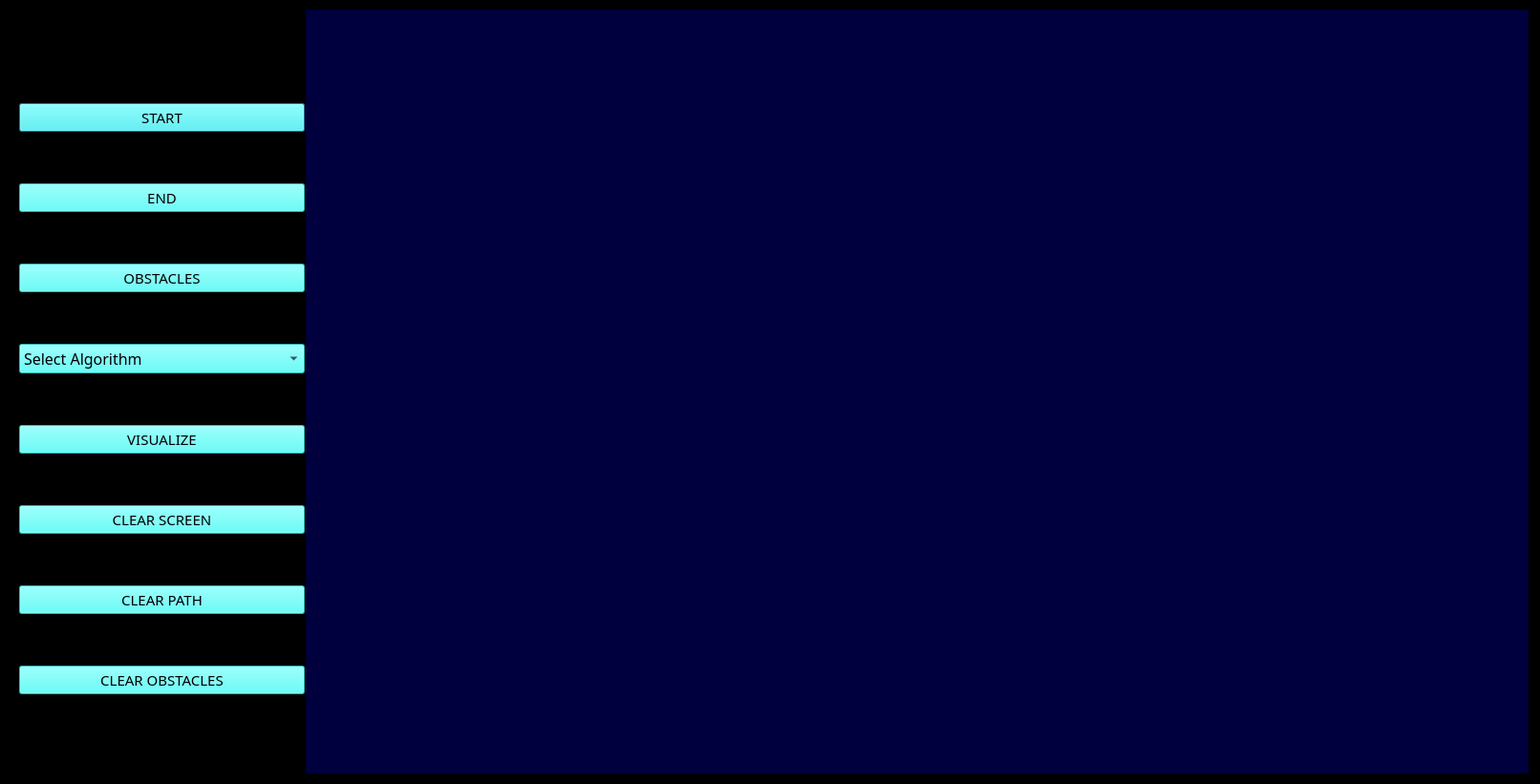
<?xml version="1.0" encoding="UTF-8"?>
<ui version="4.0">
 <class>Dialog</class>
 <widget class="QDialog" name="Dialog">
  <property name="geometry">
   <rect>
    <x>0</x>
    <y>0</y>
    <width>1612</width>
    <height>821</height>
   </rect>
  </property>
  <property name="palette">
   <palette>
    <active>
     <colorrole role="Button">
      <brush brushstyle="SolidPattern">
       <color alpha="255">
        <red>0</red>
        <green>0</green>
        <blue>0</blue>
       </color>
      </brush>
     </colorrole>
     <colorrole role="BrightText">
      <brush brushstyle="SolidPattern">
       <color alpha="255">
        <red>0</red>
        <green>0</green>
        <blue>0</blue>
       </color>
      </brush>
     </colorrole>
     <colorrole role="Base">
      <brush brushstyle="SolidPattern">
       <color alpha="255">
        <red>0</red>
        <green>0</green>
        <blue>0</blue>
       </color>
      </brush>
     </colorrole>
     <colorrole role="Window">
      <brush brushstyle="SolidPattern">
       <color alpha="255">
        <red>0</red>
        <green>0</green>
        <blue>0</blue>
       </color>
      </brush>
     </colorrole>
    </active>
    <inactive>
     <colorrole role="Button">
      <brush brushstyle="SolidPattern">
       <color alpha="255">
        <red>0</red>
        <green>0</green>
        <blue>0</blue>
       </color>
      </brush>
     </colorrole>
     <colorrole role="BrightText">
      <brush brushstyle="SolidPattern">
       <color alpha="255">
        <red>0</red>
        <green>0</green>
        <blue>0</blue>
       </color>
      </brush>
     </colorrole>
     <colorrole role="Base">
      <brush brushstyle="SolidPattern">
       <color alpha="255">
        <red>0</red>
        <green>0</green>
        <blue>0</blue>
       </color>
      </brush>
     </colorrole>
     <colorrole role="Window">
      <brush brushstyle="SolidPattern">
       <color alpha="255">
        <red>0</red>
        <green>0</green>
        <blue>0</blue>
       </color>
      </brush>
     </colorrole>
    </inactive>
    <disabled>
     <colorrole role="Button">
      <brush brushstyle="SolidPattern">
       <color alpha="255">
        <red>0</red>
        <green>0</green>
        <blue>0</blue>
       </color>
      </brush>
     </colorrole>
     <colorrole role="BrightText">
      <brush brushstyle="SolidPattern">
       <color alpha="255">
        <red>0</red>
        <green>0</green>
        <blue>0</blue>
       </color>
      </brush>
     </colorrole>
     <colorrole role="Base">
      <brush brushstyle="SolidPattern">
       <color alpha="255">
        <red>0</red>
        <green>0</green>
        <blue>0</blue>
       </color>
      </brush>
     </colorrole>
     <colorrole role="Window">
      <brush brushstyle="SolidPattern">
       <color alpha="255">
        <red>0</red>
        <green>0</green>
        <blue>0</blue>
       </color>
      </brush>
     </colorrole>
    </disabled>
   </palette>
  </property>
  <property name="windowTitle">
   <string>Path Finder</string>
  </property>
  <property name="windowIcon">
   <iconset>
    <normaloff>Icon.png</normaloff>Icon.png</iconset>
  </property>
  <property name="styleSheet">
   <string notr="true">background-color: rgb(0, 0, 0);</string>
  </property>
  <widget class="QGraphicsView" name="graphicsView">
   <property name="geometry">
    <rect>
     <x>320</x>
     <y>10</y>
     <width>1280</width>
     <height>800</height>
    </rect>
   </property>
   <property name="styleSheet">
    <string notr="true">background-color: rgb(0, 0, 62);</string>
   </property>
  </widget>
  <widget class="QWidget" name="verticalLayoutWidget">
   <property name="geometry">
    <rect>
     <x>20</x>
     <y>60</y>
     <width>299</width>
     <height>721</height>
    </rect>
   </property>
   <layout class="QVBoxLayout" name="verticalLayout">
    <item>
     <widget class="QPushButton" name="startb">
      <property name="palette">
       <palette>
        <active>
         <colorrole role="Button">
          <brush brushstyle="SolidPattern">
           <color alpha="255">
            <red>60</red>
            <green>255</green>
            <blue>249</blue>
           </color>
          </brush>
         </colorrole>
         <colorrole role="Text">
          <brush brushstyle="SolidPattern">
           <color alpha="255">
            <red>0</red>
            <green>0</green>
            <blue>0</blue>
           </color>
          </brush>
         </colorrole>
         <colorrole role="ButtonText">
          <brush brushstyle="SolidPattern">
           <color alpha="255">
            <red>0</red>
            <green>0</green>
            <blue>0</blue>
           </color>
          </brush>
         </colorrole>
         <colorrole role="Base">
          <brush brushstyle="SolidPattern">
           <color alpha="255">
            <red>60</red>
            <green>255</green>
            <blue>249</blue>
           </color>
          </brush>
         </colorrole>
         <colorrole role="Window">
          <brush brushstyle="SolidPattern">
           <color alpha="255">
            <red>60</red>
            <green>255</green>
            <blue>249</blue>
           </color>
          </brush>
         </colorrole>
         <colorrole role="PlaceholderText">
          <brush brushstyle="SolidPattern">
           <color alpha="128">
            <red>208</red>
            <green>208</green>
            <blue>208</blue>
           </color>
          </brush>
         </colorrole>
        </active>
        <inactive>
         <colorrole role="Button">
          <brush brushstyle="SolidPattern">
           <color alpha="255">
            <red>60</red>
            <green>255</green>
            <blue>249</blue>
           </color>
          </brush>
         </colorrole>
         <colorrole role="Text">
          <brush brushstyle="SolidPattern">
           <color alpha="255">
            <red>0</red>
            <green>0</green>
            <blue>0</blue>
           </color>
          </brush>
         </colorrole>
         <colorrole role="ButtonText">
          <brush brushstyle="SolidPattern">
           <color alpha="255">
            <red>0</red>
            <green>0</green>
            <blue>0</blue>
           </color>
          </brush>
         </colorrole>
         <colorrole role="Base">
          <brush brushstyle="SolidPattern">
           <color alpha="255">
            <red>60</red>
            <green>255</green>
            <blue>249</blue>
           </color>
          </brush>
         </colorrole>
         <colorrole role="Window">
          <brush brushstyle="SolidPattern">
           <color alpha="255">
            <red>60</red>
            <green>255</green>
            <blue>249</blue>
           </color>
          </brush>
         </colorrole>
         <colorrole role="PlaceholderText">
          <brush brushstyle="SolidPattern">
           <color alpha="128">
            <red>0</red>
            <green>0</green>
            <blue>0</blue>
           </color>
          </brush>
         </colorrole>
        </inactive>
        <disabled>
         <colorrole role="Button">
          <brush brushstyle="SolidPattern">
           <color alpha="255">
            <red>60</red>
            <green>255</green>
            <blue>249</blue>
           </color>
          </brush>
         </colorrole>
         <colorrole role="Text">
          <brush brushstyle="SolidPattern">
           <color alpha="96">
            <red>164</red>
            <green>166</green>
            <blue>168</blue>
           </color>
          </brush>
         </colorrole>
         <colorrole role="ButtonText">
          <brush brushstyle="SolidPattern">
           <color alpha="96">
            <red>164</red>
            <green>166</green>
            <blue>168</blue>
           </color>
          </brush>
         </colorrole>
         <colorrole role="Base">
          <brush brushstyle="SolidPattern">
           <color alpha="255">
            <red>60</red>
            <green>255</green>
            <blue>249</blue>
           </color>
          </brush>
         </colorrole>
         <colorrole role="Window">
          <brush brushstyle="SolidPattern">
           <color alpha="255">
            <red>60</red>
            <green>255</green>
            <blue>249</blue>
           </color>
          </brush>
         </colorrole>
         <colorrole role="PlaceholderText">
          <brush brushstyle="SolidPattern">
           <color alpha="128">
            <red>208</red>
            <green>208</green>
            <blue>208</blue>
           </color>
          </brush>
         </colorrole>
        </disabled>
       </palette>
      </property>
      <property name="font">
       <font>
        <family>CROSSOVER</family>
        <pointsize>11</pointsize>
        <weight>50</weight>
        <bold>false</bold>
       </font>
      </property>
      <property name="styleSheet">
       <string notr="true">background-color: rgb(60, 255, 249);</string>
      </property>
      <property name="text">
       <string>START</string>
      </property>
     </widget>
    </item>
    <item>
     <widget class="QPushButton" name="endb">
      <property name="palette">
       <palette>
        <active>
         <colorrole role="Button">
          <brush brushstyle="SolidPattern">
           <color alpha="255">
            <red>60</red>
            <green>255</green>
            <blue>249</blue>
           </color>
          </brush>
         </colorrole>
         <colorrole role="ButtonText">
          <brush brushstyle="SolidPattern">
           <color alpha="255">
            <red>0</red>
            <green>0</green>
            <blue>0</blue>
           </color>
          </brush>
         </colorrole>
         <colorrole role="Base">
          <brush brushstyle="SolidPattern">
           <color alpha="255">
            <red>60</red>
            <green>255</green>
            <blue>249</blue>
           </color>
          </brush>
         </colorrole>
         <colorrole role="Window">
          <brush brushstyle="SolidPattern">
           <color alpha="255">
            <red>60</red>
            <green>255</green>
            <blue>249</blue>
           </color>
          </brush>
         </colorrole>
        </active>
        <inactive>
         <colorrole role="Button">
          <brush brushstyle="SolidPattern">
           <color alpha="255">
            <red>60</red>
            <green>255</green>
            <blue>249</blue>
           </color>
          </brush>
         </colorrole>
         <colorrole role="ButtonText">
          <brush brushstyle="SolidPattern">
           <color alpha="255">
            <red>0</red>
            <green>0</green>
            <blue>0</blue>
           </color>
          </brush>
         </colorrole>
         <colorrole role="Base">
          <brush brushstyle="SolidPattern">
           <color alpha="255">
            <red>60</red>
            <green>255</green>
            <blue>249</blue>
           </color>
          </brush>
         </colorrole>
         <colorrole role="Window">
          <brush brushstyle="SolidPattern">
           <color alpha="255">
            <red>60</red>
            <green>255</green>
            <blue>249</blue>
           </color>
          </brush>
         </colorrole>
        </inactive>
        <disabled>
         <colorrole role="Button">
          <brush brushstyle="SolidPattern">
           <color alpha="255">
            <red>60</red>
            <green>255</green>
            <blue>249</blue>
           </color>
          </brush>
         </colorrole>
         <colorrole role="ButtonText">
          <brush brushstyle="SolidPattern">
           <color alpha="96">
            <red>164</red>
            <green>166</green>
            <blue>168</blue>
           </color>
          </brush>
         </colorrole>
         <colorrole role="Base">
          <brush brushstyle="SolidPattern">
           <color alpha="255">
            <red>60</red>
            <green>255</green>
            <blue>249</blue>
           </color>
          </brush>
         </colorrole>
         <colorrole role="Window">
          <brush brushstyle="SolidPattern">
           <color alpha="255">
            <red>60</red>
            <green>255</green>
            <blue>249</blue>
           </color>
          </brush>
         </colorrole>
        </disabled>
       </palette>
      </property>
      <property name="font">
       <font>
        <family>CROSSOVER</family>
        <pointsize>11</pointsize>
        <weight>50</weight>
        <bold>false</bold>
       </font>
      </property>
      <property name="styleSheet">
       <string notr="true">background-color: rgb(60, 255, 249);</string>
      </property>
      <property name="text">
       <string>END</string>
      </property>
     </widget>
    </item>
    <item>
     <widget class="QPushButton" name="obsb">
      <property name="palette">
       <palette>
        <active>
         <colorrole role="Button">
          <brush brushstyle="SolidPattern">
           <color alpha="255">
            <red>60</red>
            <green>255</green>
            <blue>249</blue>
           </color>
          </brush>
         </colorrole>
         <colorrole role="ButtonText">
          <brush brushstyle="SolidPattern">
           <color alpha="255">
            <red>0</red>
            <green>0</green>
            <blue>0</blue>
           </color>
          </brush>
         </colorrole>
         <colorrole role="Base">
          <brush brushstyle="SolidPattern">
           <color alpha="255">
            <red>60</red>
            <green>255</green>
            <blue>249</blue>
           </color>
          </brush>
         </colorrole>
         <colorrole role="Window">
          <brush brushstyle="SolidPattern">
           <color alpha="255">
            <red>60</red>
            <green>255</green>
            <blue>249</blue>
           </color>
          </brush>
         </colorrole>
        </active>
        <inactive>
         <colorrole role="Button">
          <brush brushstyle="SolidPattern">
           <color alpha="255">
            <red>60</red>
            <green>255</green>
            <blue>249</blue>
           </color>
          </brush>
         </colorrole>
         <colorrole role="ButtonText">
          <brush brushstyle="SolidPattern">
           <color alpha="255">
            <red>0</red>
            <green>0</green>
            <blue>0</blue>
           </color>
          </brush>
         </colorrole>
         <colorrole role="Base">
          <brush brushstyle="SolidPattern">
           <color alpha="255">
            <red>60</red>
            <green>255</green>
            <blue>249</blue>
           </color>
          </brush>
         </colorrole>
         <colorrole role="Window">
          <brush brushstyle="SolidPattern">
           <color alpha="255">
            <red>60</red>
            <green>255</green>
            <blue>249</blue>
           </color>
          </brush>
         </colorrole>
        </inactive>
        <disabled>
         <colorrole role="Button">
          <brush brushstyle="SolidPattern">
           <color alpha="255">
            <red>60</red>
            <green>255</green>
            <blue>249</blue>
           </color>
          </brush>
         </colorrole>
         <colorrole role="ButtonText">
          <brush brushstyle="SolidPattern">
           <color alpha="96">
            <red>164</red>
            <green>166</green>
            <blue>168</blue>
           </color>
          </brush>
         </colorrole>
         <colorrole role="Base">
          <brush brushstyle="SolidPattern">
           <color alpha="255">
            <red>60</red>
            <green>255</green>
            <blue>249</blue>
           </color>
          </brush>
         </colorrole>
         <colorrole role="Window">
          <brush brushstyle="SolidPattern">
           <color alpha="255">
            <red>60</red>
            <green>255</green>
            <blue>249</blue>
           </color>
          </brush>
         </colorrole>
        </disabled>
       </palette>
      </property>
      <property name="font">
       <font>
        <family>CROSSOVER</family>
        <pointsize>11</pointsize>
        <weight>50</weight>
        <bold>false</bold>
       </font>
      </property>
      <property name="styleSheet">
       <string notr="true">background-color: rgb(60, 255, 249);</string>
      </property>
      <property name="text">
       <string>OBSTACLES</string>
      </property>
     </widget>
    </item>
    <item>
     <widget class="QComboBox" name="algoCombo">
      <property name="palette">
       <palette>
        <active>
         <colorrole role="Button">
          <brush brushstyle="SolidPattern">
           <color alpha="255">
            <red>60</red>
            <green>255</green>
            <blue>249</blue>
           </color>
          </brush>
         </colorrole>
         <colorrole role="Light">
          <brush brushstyle="SolidPattern">
           <color alpha="255">
            <red>0</red>
            <green>0</green>
            <blue>0</blue>
           </color>
          </brush>
         </colorrole>
         <colorrole role="Text">
          <brush brushstyle="SolidPattern">
           <color alpha="255">
            <red>0</red>
            <green>0</green>
            <blue>0</blue>
           </color>
          </brush>
         </colorrole>
         <colorrole role="BrightText">
          <brush brushstyle="SolidPattern">
           <color alpha="255">
            <red>0</red>
            <green>0</green>
            <blue>0</blue>
           </color>
          </brush>
         </colorrole>
         <colorrole role="ButtonText">
          <brush brushstyle="SolidPattern">
           <color alpha="255">
            <red>0</red>
            <green>0</green>
            <blue>0</blue>
           </color>
          </brush>
         </colorrole>
         <colorrole role="Base">
          <brush brushstyle="SolidPattern">
           <color alpha="255">
            <red>60</red>
            <green>255</green>
            <blue>249</blue>
           </color>
          </brush>
         </colorrole>
         <colorrole role="Window">
          <brush brushstyle="SolidPattern">
           <color alpha="255">
            <red>60</red>
            <green>255</green>
            <blue>249</blue>
           </color>
          </brush>
         </colorrole>
         <colorrole role="Highlight">
          <brush brushstyle="SolidPattern">
           <color alpha="255">
            <red>85</red>
            <green>255</green>
            <blue>255</blue>
           </color>
          </brush>
         </colorrole>
         <colorrole role="HighlightedText">
          <brush brushstyle="SolidPattern">
           <color alpha="255">
            <red>0</red>
            <green>0</green>
            <blue>0</blue>
           </color>
          </brush>
         </colorrole>
         <colorrole role="PlaceholderText">
          <brush brushstyle="SolidPattern">
           <color alpha="128">
            <red>255</red>
            <green>255</green>
            <blue>255</blue>
           </color>
          </brush>
         </colorrole>
        </active>
        <inactive>
         <colorrole role="Button">
          <brush brushstyle="SolidPattern">
           <color alpha="255">
            <red>60</red>
            <green>255</green>
            <blue>249</blue>
           </color>
          </brush>
         </colorrole>
         <colorrole role="Light">
          <brush brushstyle="SolidPattern">
           <color alpha="255">
            <red>0</red>
            <green>0</green>
            <blue>0</blue>
           </color>
          </brush>
         </colorrole>
         <colorrole role="Text">
          <brush brushstyle="SolidPattern">
           <color alpha="255">
            <red>0</red>
            <green>0</green>
            <blue>0</blue>
           </color>
          </brush>
         </colorrole>
         <colorrole role="BrightText">
          <brush brushstyle="SolidPattern">
           <color alpha="255">
            <red>0</red>
            <green>0</green>
            <blue>0</blue>
           </color>
          </brush>
         </colorrole>
         <colorrole role="ButtonText">
          <brush brushstyle="SolidPattern">
           <color alpha="255">
            <red>0</red>
            <green>0</green>
            <blue>0</blue>
           </color>
          </brush>
         </colorrole>
         <colorrole role="Base">
          <brush brushstyle="SolidPattern">
           <color alpha="255">
            <red>60</red>
            <green>255</green>
            <blue>249</blue>
           </color>
          </brush>
         </colorrole>
         <colorrole role="Window">
          <brush brushstyle="SolidPattern">
           <color alpha="255">
            <red>60</red>
            <green>255</green>
            <blue>249</blue>
           </color>
          </brush>
         </colorrole>
         <colorrole role="Highlight">
          <brush brushstyle="SolidPattern">
           <color alpha="255">
            <red>85</red>
            <green>255</green>
            <blue>255</blue>
           </color>
          </brush>
         </colorrole>
         <colorrole role="HighlightedText">
          <brush brushstyle="SolidPattern">
           <color alpha="255">
            <red>0</red>
            <green>0</green>
            <blue>0</blue>
           </color>
          </brush>
         </colorrole>
         <colorrole role="PlaceholderText">
          <brush brushstyle="SolidPattern">
           <color alpha="128">
            <red>255</red>
            <green>255</green>
            <blue>255</blue>
           </color>
          </brush>
         </colorrole>
        </inactive>
        <disabled>
         <colorrole role="Button">
          <brush brushstyle="SolidPattern">
           <color alpha="255">
            <red>60</red>
            <green>255</green>
            <blue>249</blue>
           </color>
          </brush>
         </colorrole>
         <colorrole role="Light">
          <brush brushstyle="SolidPattern">
           <color alpha="255">
            <red>0</red>
            <green>0</green>
            <blue>0</blue>
           </color>
          </brush>
         </colorrole>
         <colorrole role="Text">
          <brush brushstyle="SolidPattern">
           <color alpha="255">
            <red>120</red>
            <green>120</green>
            <blue>120</blue>
           </color>
          </brush>
         </colorrole>
         <colorrole role="BrightText">
          <brush brushstyle="SolidPattern">
           <color alpha="255">
            <red>0</red>
            <green>0</green>
            <blue>0</blue>
           </color>
          </brush>
         </colorrole>
         <colorrole role="ButtonText">
          <brush brushstyle="SolidPattern">
           <color alpha="96">
            <red>164</red>
            <green>166</green>
            <blue>168</blue>
           </color>
          </brush>
         </colorrole>
         <colorrole role="Base">
          <brush brushstyle="SolidPattern">
           <color alpha="255">
            <red>60</red>
            <green>255</green>
            <blue>249</blue>
           </color>
          </brush>
         </colorrole>
         <colorrole role="Window">
          <brush brushstyle="SolidPattern">
           <color alpha="255">
            <red>60</red>
            <green>255</green>
            <blue>249</blue>
           </color>
          </brush>
         </colorrole>
         <colorrole role="Highlight">
          <brush brushstyle="SolidPattern">
           <color alpha="255">
            <red>85</red>
            <green>255</green>
            <blue>255</blue>
           </color>
          </brush>
         </colorrole>
         <colorrole role="HighlightedText">
          <brush brushstyle="SolidPattern">
           <color alpha="255">
            <red>0</red>
            <green>0</green>
            <blue>0</blue>
           </color>
          </brush>
         </colorrole>
         <colorrole role="PlaceholderText">
          <brush brushstyle="SolidPattern">
           <color alpha="128">
            <red>0</red>
            <green>0</green>
            <blue>0</blue>
           </color>
          </brush>
         </colorrole>
        </disabled>
       </palette>
      </property>
      <property name="font">
       <font>
        <family>CROSSOVER</family>
        <pointsize>12</pointsize>
       </font>
      </property>
      <property name="styleSheet">
       <string notr="true">background-color: rgb(60, 255, 249);
selection-background-color: rgb(85, 255, 255);</string>
      </property>
      <item>
       <property name="text">
        <string>Select Algorithm</string>
       </property>
      </item>
      <item>
       <property name="text">
        <string>A* Algorithm</string>
       </property>
      </item>
      <item>
       <property name="text">
        <string>Dijkstra's Algorithm</string>
       </property>
      </item>
     </widget>
    </item>
    <item>
     <widget class="QPushButton" name="visb">
      <property name="palette">
       <palette>
        <active>
         <colorrole role="Button">
          <brush brushstyle="SolidPattern">
           <color alpha="255">
            <red>60</red>
            <green>255</green>
            <blue>249</blue>
           </color>
          </brush>
         </colorrole>
         <colorrole role="ButtonText">
          <brush brushstyle="SolidPattern">
           <color alpha="255">
            <red>0</red>
            <green>0</green>
            <blue>0</blue>
           </color>
          </brush>
         </colorrole>
         <colorrole role="Base">
          <brush brushstyle="SolidPattern">
           <color alpha="255">
            <red>60</red>
            <green>255</green>
            <blue>249</blue>
           </color>
          </brush>
         </colorrole>
         <colorrole role="Window">
          <brush brushstyle="SolidPattern">
           <color alpha="255">
            <red>60</red>
            <green>255</green>
            <blue>249</blue>
           </color>
          </brush>
         </colorrole>
        </active>
        <inactive>
         <colorrole role="Button">
          <brush brushstyle="SolidPattern">
           <color alpha="255">
            <red>60</red>
            <green>255</green>
            <blue>249</blue>
           </color>
          </brush>
         </colorrole>
         <colorrole role="ButtonText">
          <brush brushstyle="SolidPattern">
           <color alpha="255">
            <red>0</red>
            <green>0</green>
            <blue>0</blue>
           </color>
          </brush>
         </colorrole>
         <colorrole role="Base">
          <brush brushstyle="SolidPattern">
           <color alpha="255">
            <red>60</red>
            <green>255</green>
            <blue>249</blue>
           </color>
          </brush>
         </colorrole>
         <colorrole role="Window">
          <brush brushstyle="SolidPattern">
           <color alpha="255">
            <red>60</red>
            <green>255</green>
            <blue>249</blue>
           </color>
          </brush>
         </colorrole>
        </inactive>
        <disabled>
         <colorrole role="Button">
          <brush brushstyle="SolidPattern">
           <color alpha="255">
            <red>60</red>
            <green>255</green>
            <blue>249</blue>
           </color>
          </brush>
         </colorrole>
         <colorrole role="ButtonText">
          <brush brushstyle="SolidPattern">
           <color alpha="96">
            <red>164</red>
            <green>166</green>
            <blue>168</blue>
           </color>
          </brush>
         </colorrole>
         <colorrole role="Base">
          <brush brushstyle="SolidPattern">
           <color alpha="255">
            <red>60</red>
            <green>255</green>
            <blue>249</blue>
           </color>
          </brush>
         </colorrole>
         <colorrole role="Window">
          <brush brushstyle="SolidPattern">
           <color alpha="255">
            <red>60</red>
            <green>255</green>
            <blue>249</blue>
           </color>
          </brush>
         </colorrole>
        </disabled>
       </palette>
      </property>
      <property name="font">
       <font>
        <family>CROSSOVER</family>
        <pointsize>11</pointsize>
        <weight>50</weight>
        <bold>false</bold>
       </font>
      </property>
      <property name="styleSheet">
       <string notr="true">background-color: rgb(60, 255, 249);</string>
      </property>
      <property name="text">
       <string>VISUALIZE</string>
      </property>
     </widget>
    </item>
    <item>
     <widget class="QPushButton" name="clrScrb">
      <property name="palette">
       <palette>
        <active>
         <colorrole role="Button">
          <brush brushstyle="SolidPattern">
           <color alpha="255">
            <red>60</red>
            <green>255</green>
            <blue>249</blue>
           </color>
          </brush>
         </colorrole>
         <colorrole role="ButtonText">
          <brush brushstyle="SolidPattern">
           <color alpha="255">
            <red>0</red>
            <green>0</green>
            <blue>0</blue>
           </color>
          </brush>
         </colorrole>
         <colorrole role="Base">
          <brush brushstyle="SolidPattern">
           <color alpha="255">
            <red>60</red>
            <green>255</green>
            <blue>249</blue>
           </color>
          </brush>
         </colorrole>
         <colorrole role="Window">
          <brush brushstyle="SolidPattern">
           <color alpha="255">
            <red>60</red>
            <green>255</green>
            <blue>249</blue>
           </color>
          </brush>
         </colorrole>
        </active>
        <inactive>
         <colorrole role="Button">
          <brush brushstyle="SolidPattern">
           <color alpha="255">
            <red>60</red>
            <green>255</green>
            <blue>249</blue>
           </color>
          </brush>
         </colorrole>
         <colorrole role="ButtonText">
          <brush brushstyle="SolidPattern">
           <color alpha="255">
            <red>0</red>
            <green>0</green>
            <blue>0</blue>
           </color>
          </brush>
         </colorrole>
         <colorrole role="Base">
          <brush brushstyle="SolidPattern">
           <color alpha="255">
            <red>60</red>
            <green>255</green>
            <blue>249</blue>
           </color>
          </brush>
         </colorrole>
         <colorrole role="Window">
          <brush brushstyle="SolidPattern">
           <color alpha="255">
            <red>60</red>
            <green>255</green>
            <blue>249</blue>
           </color>
          </brush>
         </colorrole>
        </inactive>
        <disabled>
         <colorrole role="Button">
          <brush brushstyle="SolidPattern">
           <color alpha="255">
            <red>60</red>
            <green>255</green>
            <blue>249</blue>
           </color>
          </brush>
         </colorrole>
         <colorrole role="ButtonText">
          <brush brushstyle="SolidPattern">
           <color alpha="96">
            <red>164</red>
            <green>166</green>
            <blue>168</blue>
           </color>
          </brush>
         </colorrole>
         <colorrole role="Base">
          <brush brushstyle="SolidPattern">
           <color alpha="255">
            <red>60</red>
            <green>255</green>
            <blue>249</blue>
           </color>
          </brush>
         </colorrole>
         <colorrole role="Window">
          <brush brushstyle="SolidPattern">
           <color alpha="255">
            <red>60</red>
            <green>255</green>
            <blue>249</blue>
           </color>
          </brush>
         </colorrole>
        </disabled>
       </palette>
      </property>
      <property name="font">
       <font>
        <family>CROSSOVER</family>
        <pointsize>11</pointsize>
        <weight>50</weight>
        <bold>false</bold>
       </font>
      </property>
      <property name="styleSheet">
       <string notr="true">background-color: rgb(60, 255, 249);</string>
      </property>
      <property name="text">
       <string>CLEAR SCREEN</string>
      </property>
     </widget>
    </item>
    <item>
     <widget class="QPushButton" name="clrPathb">
      <property name="palette">
       <palette>
        <active>
         <colorrole role="Button">
          <brush brushstyle="SolidPattern">
           <color alpha="255">
            <red>60</red>
            <green>255</green>
            <blue>249</blue>
           </color>
          </brush>
         </colorrole>
         <colorrole role="ButtonText">
          <brush brushstyle="SolidPattern">
           <color alpha="255">
            <red>0</red>
            <green>0</green>
            <blue>0</blue>
           </color>
          </brush>
         </colorrole>
         <colorrole role="Base">
          <brush brushstyle="SolidPattern">
           <color alpha="255">
            <red>60</red>
            <green>255</green>
            <blue>249</blue>
           </color>
          </brush>
         </colorrole>
         <colorrole role="Window">
          <brush brushstyle="SolidPattern">
           <color alpha="255">
            <red>60</red>
            <green>255</green>
            <blue>249</blue>
           </color>
          </brush>
         </colorrole>
        </active>
        <inactive>
         <colorrole role="Button">
          <brush brushstyle="SolidPattern">
           <color alpha="255">
            <red>60</red>
            <green>255</green>
            <blue>249</blue>
           </color>
          </brush>
         </colorrole>
         <colorrole role="ButtonText">
          <brush brushstyle="SolidPattern">
           <color alpha="255">
            <red>0</red>
            <green>0</green>
            <blue>0</blue>
           </color>
          </brush>
         </colorrole>
         <colorrole role="Base">
          <brush brushstyle="SolidPattern">
           <color alpha="255">
            <red>60</red>
            <green>255</green>
            <blue>249</blue>
           </color>
          </brush>
         </colorrole>
         <colorrole role="Window">
          <brush brushstyle="SolidPattern">
           <color alpha="255">
            <red>60</red>
            <green>255</green>
            <blue>249</blue>
           </color>
          </brush>
         </colorrole>
        </inactive>
        <disabled>
         <colorrole role="Button">
          <brush brushstyle="SolidPattern">
           <color alpha="255">
            <red>60</red>
            <green>255</green>
            <blue>249</blue>
           </color>
          </brush>
         </colorrole>
         <colorrole role="ButtonText">
          <brush brushstyle="SolidPattern">
           <color alpha="96">
            <red>164</red>
            <green>166</green>
            <blue>168</blue>
           </color>
          </brush>
         </colorrole>
         <colorrole role="Base">
          <brush brushstyle="SolidPattern">
           <color alpha="255">
            <red>60</red>
            <green>255</green>
            <blue>249</blue>
           </color>
          </brush>
         </colorrole>
         <colorrole role="Window">
          <brush brushstyle="SolidPattern">
           <color alpha="255">
            <red>60</red>
            <green>255</green>
            <blue>249</blue>
           </color>
          </brush>
         </colorrole>
        </disabled>
       </palette>
      </property>
      <property name="font">
       <font>
        <family>CROSSOVER</family>
        <pointsize>11</pointsize>
        <weight>50</weight>
        <bold>false</bold>
       </font>
      </property>
      <property name="styleSheet">
       <string notr="true">background-color: rgb(60, 255, 249);</string>
      </property>
      <property name="text">
       <string>CLEAR PATH</string>
      </property>
     </widget>
    </item>
    <item>
     <widget class="QPushButton" name="clrObsb">
      <property name="palette">
       <palette>
        <active>
         <colorrole role="Button">
          <brush brushstyle="SolidPattern">
           <color alpha="255">
            <red>60</red>
            <green>255</green>
            <blue>249</blue>
           </color>
          </brush>
         </colorrole>
         <colorrole role="ButtonText">
          <brush brushstyle="SolidPattern">
           <color alpha="255">
            <red>0</red>
            <green>0</green>
            <blue>0</blue>
           </color>
          </brush>
         </colorrole>
         <colorrole role="Base">
          <brush brushstyle="SolidPattern">
           <color alpha="255">
            <red>60</red>
            <green>255</green>
            <blue>249</blue>
           </color>
          </brush>
         </colorrole>
         <colorrole role="Window">
          <brush brushstyle="SolidPattern">
           <color alpha="255">
            <red>60</red>
            <green>255</green>
            <blue>249</blue>
           </color>
          </brush>
         </colorrole>
        </active>
        <inactive>
         <colorrole role="Button">
          <brush brushstyle="SolidPattern">
           <color alpha="255">
            <red>60</red>
            <green>255</green>
            <blue>249</blue>
           </color>
          </brush>
         </colorrole>
         <colorrole role="ButtonText">
          <brush brushstyle="SolidPattern">
           <color alpha="255">
            <red>0</red>
            <green>0</green>
            <blue>0</blue>
           </color>
          </brush>
         </colorrole>
         <colorrole role="Base">
          <brush brushstyle="SolidPattern">
           <color alpha="255">
            <red>60</red>
            <green>255</green>
            <blue>249</blue>
           </color>
          </brush>
         </colorrole>
         <colorrole role="Window">
          <brush brushstyle="SolidPattern">
           <color alpha="255">
            <red>60</red>
            <green>255</green>
            <blue>249</blue>
           </color>
          </brush>
         </colorrole>
        </inactive>
        <disabled>
         <colorrole role="Button">
          <brush brushstyle="SolidPattern">
           <color alpha="255">
            <red>60</red>
            <green>255</green>
            <blue>249</blue>
           </color>
          </brush>
         </colorrole>
         <colorrole role="ButtonText">
          <brush brushstyle="SolidPattern">
           <color alpha="96">
            <red>164</red>
            <green>166</green>
            <blue>168</blue>
           </color>
          </brush>
         </colorrole>
         <colorrole role="Base">
          <brush brushstyle="SolidPattern">
           <color alpha="255">
            <red>60</red>
            <green>255</green>
            <blue>249</blue>
           </color>
          </brush>
         </colorrole>
         <colorrole role="Window">
          <brush brushstyle="SolidPattern">
           <color alpha="255">
            <red>60</red>
            <green>255</green>
            <blue>249</blue>
           </color>
          </brush>
         </colorrole>
        </disabled>
       </palette>
      </property>
      <property name="font">
       <font>
        <family>CROSSOVER</family>
        <pointsize>11</pointsize>
        <weight>50</weight>
        <bold>false</bold>
       </font>
      </property>
      <property name="styleSheet">
       <string notr="true">background-color: rgb(60, 255, 249);</string>
      </property>
      <property name="text">
       <string>CLEAR OBSTACLES</string>
      </property>
     </widget>
    </item>
   </layout>
  </widget>
 </widget>
 <resources/>
 <connections/>
</ui>
